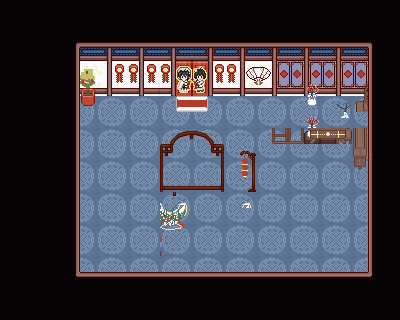

Tiled map render using the project's own tile images. Description and the map definition, with tile-layer contents summarised, below:
An orthogonal 25x20 tile map with 16x16 px tiles, 5 tile layers (Back, Back1, Buildings, Front, ...), 1 hidden layer not drawn, 2 tilesets and 17 objects (17x TileData).

<map version="1.10" tiledversion="1.10.2" orientation="orthogonal" renderorder="right-down" width="25" height="20" tilewidth="16" tileheight="16" infinite="0" nextlayerid="17" nextobjectid="22">
 <properties>
  <property name="Music" value="Guiyuantianxi" />
  <property name="Warp" value="7 17 Mountain 10 12" />
 </properties>
 <tileset firstgid="1" name="spring_outdoorsTileSheet" tilewidth="16" tileheight="16" tilecount="1975" columns="25">
  <image source="assets/spring_outdoorsTileSheet.png" width="400" height="1264" />
 </tileset>
 <tileset firstgid="1976" name="m" tilewidth="16" tileheight="16" tilecount="6400" columns="80">
  <image source="assets/m.png" width="1280" height="1280" />
 </tileset>
 <layer id="1" name="Back" width="25" height="20">
  <data>[500 cells, 500 non-empty, 4 distinct tile ids]</data>
 </layer>
 <layer id="16" name="Back1" width="25" height="20">
  <data>[500 cells, 2 non-empty, 2 distinct tile ids]</data>
 </layer>
 <layer id="3" name="Buildings" width="25" height="20">
  <data>[500 cells, 312 non-empty, 55 distinct tile ids]</data>
 </layer>
 <layer id="7" name="Front" width="25" height="20">
  <properties>
   <property name="Warp" value="17 19 cxxmap.RES5 70 39" />
  </properties>
  <data>[500 cells, 87 non-empty, 84 distinct tile ids]</data>
 </layer>
 <layer id="11" name="AlwaysFront" width="25" height="20">
  <data>[500 cells, 0 non-empty, 0 distinct tile ids]</data>
 </layer>
 <layer id="13" name="Paths" width="25" height="20" visible="0">
  <data>[500 cells, 0 non-empty, 0 distinct tile ids]</data>
 </layer>
 <objectgroup id="2" name="Back" />
 <objectgroup id="4" name="Buildings">
  <object id="3" name="TileData" x="192" y="80" width="16" height="16">
   <properties>
    <property name="Action" value="Warp 10 12 Mountain" />
   </properties>
  </object>
  <object id="4" name="TileData" x="176" y="80" width="16" height="16">
   <properties>
    <property name="Action" value="Warp 10 12 Mountain" />
   </properties>
  </object>
  <object id="5" name="TileData" x="176" y="64" width="16" height="16">
   <properties>
    <property name="Action" value="Warp 10 12 Mountain" />
   </properties>
  </object>
  <object id="6" name="TileData" x="192" y="64" width="16" height="16">
   <properties>
    <property name="Action" value="Warp 10 12 Mountain" />
   </properties>
  </object>
  <object id="7" name="TileData" x="288" y="96" width="16" height="16">
   <properties>
    <property name="Action" value="Message &quot;&quot;" />
   </properties>
  </object>
  <object id="8" name="TileData" x="352" y="96" width="16" height="16">
   <properties>
    <property name="Action" value="Message &quot;&quot;" />
   </properties>
  </object>
  <object id="9" name="TileData" x="320" y="80" width="16" height="16">
   <properties>
    <property name="Action" value="Message &quot;&quot;" />
   </properties>
  </object>
  <object id="10" name="TileData" x="224" y="64" width="16" height="16">
   <properties>
    <property name="Action" value="Message &quot;&quot;" />
   </properties>
  </object>
  <object id="11" name="TileData" x="256" y="64" width="16" height="16">
   <properties>
    <property name="Action" value="Message &quot;&quot;" />
   </properties>
  </object>
  <object id="12" name="TileData" x="112" y="64" width="16" height="16">
   <properties>
    <property name="Action" value="Message &quot;&quot;" />
   </properties>
  </object>
  <object id="13" name="TileData" x="80" y="80" width="16" height="16">
   <properties>
    <property name="Action" value="Message &quot;&quot;" />
   </properties>
  </object>
  <object id="14" name="TileData" x="240" y="176" width="16" height="16">
   <properties>
    <property name="Action" value="Message &quot;&quot;" />
   </properties>
  </object>
  <object id="16" name="TileData" x="288" y="176" width="16" height="16">
   <properties>
    <property name="Action" value="Message &quot;&quot;" />
   </properties>
  </object>
  <object id="17" name="TileData" x="352" y="176" width="16" height="16">
   <properties>
    <property name="Action" value="Message &quot;&quot;" />
   </properties>
  </object>
  <object id="21" name="TileData" x="320" y="176" width="16" height="16">
   <properties>
    <property name="Action" value="Message &quot;&quot;" />
   </properties>
  </object>
  <object id="19" name="TileData" x="192" y="176" width="16" height="16">
   <properties>
    <property name="Action" value="Message &quot;&quot;" />
   </properties>
  </object>
  <object id="20" name="TileData" x="192" y="224" width="16" height="16">
   <properties>
    <property name="Action" value="Message &quot;&quot;" />
   </properties>
  </object>
 </objectgroup>
 <objectgroup id="8" name="Front" />
 <objectgroup id="12" name="AlwaysFront" />
 <objectgroup id="14" name="Paths" />
</map>
